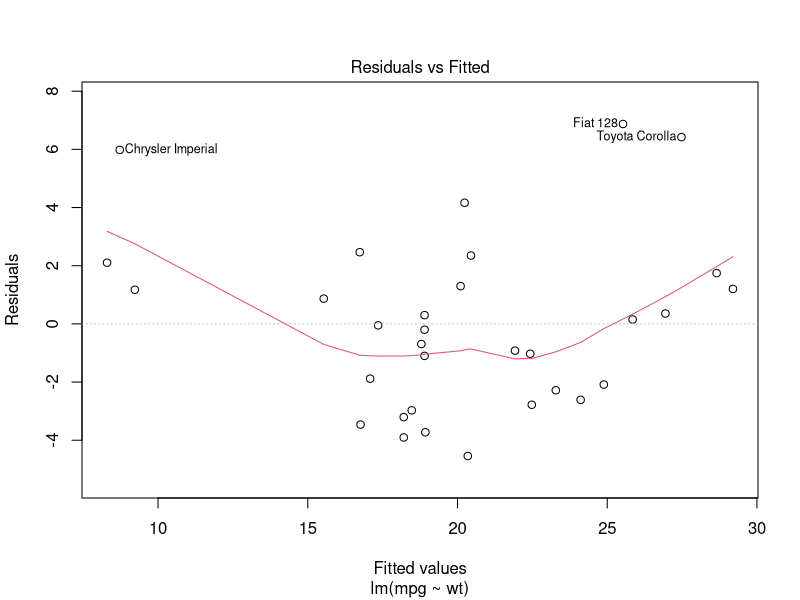
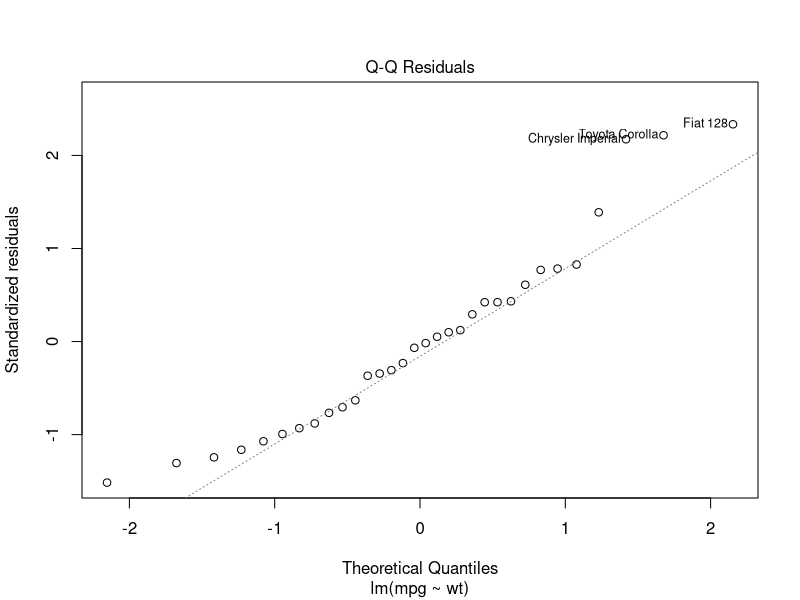
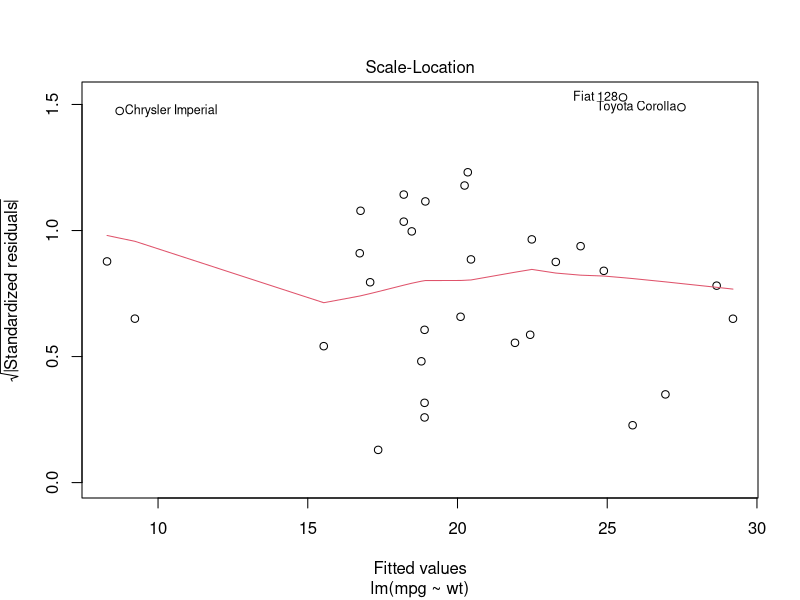
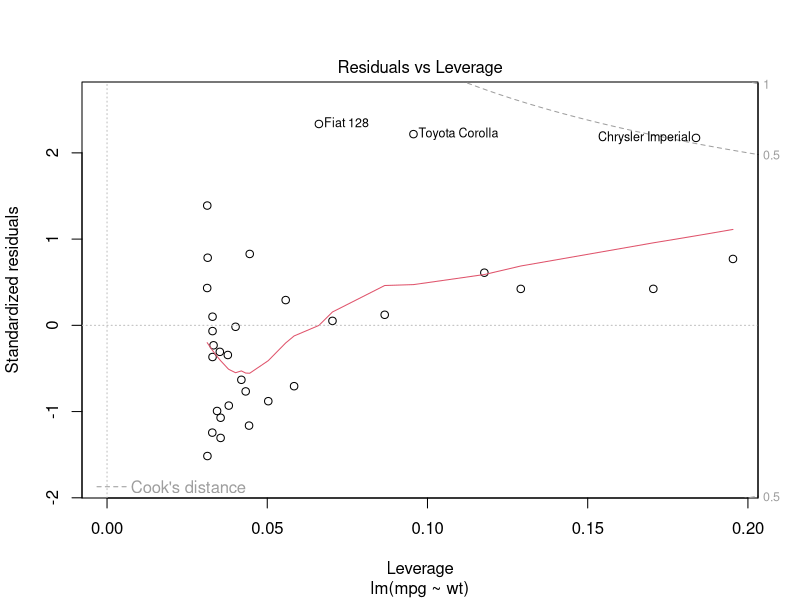
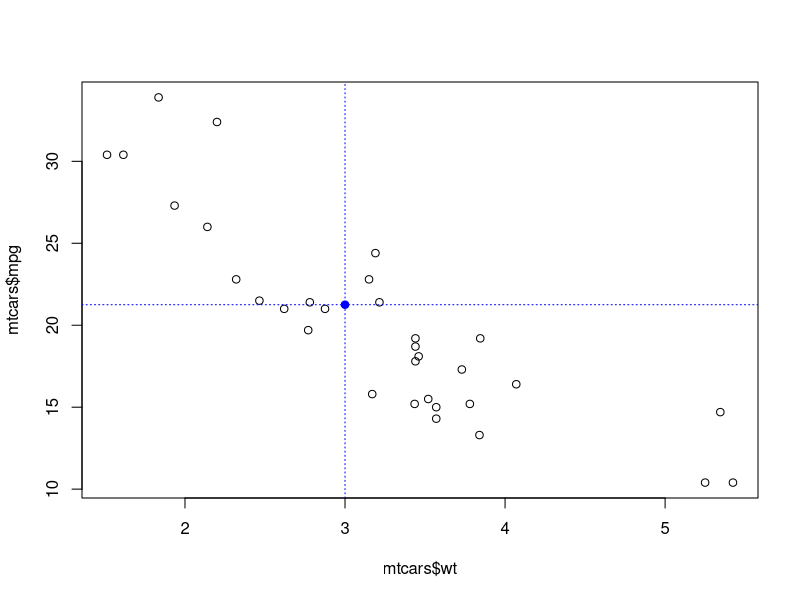
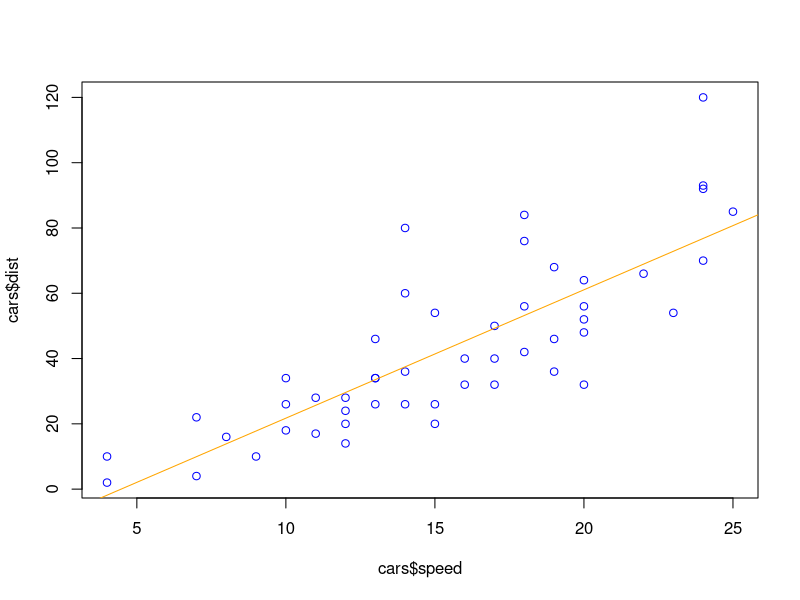
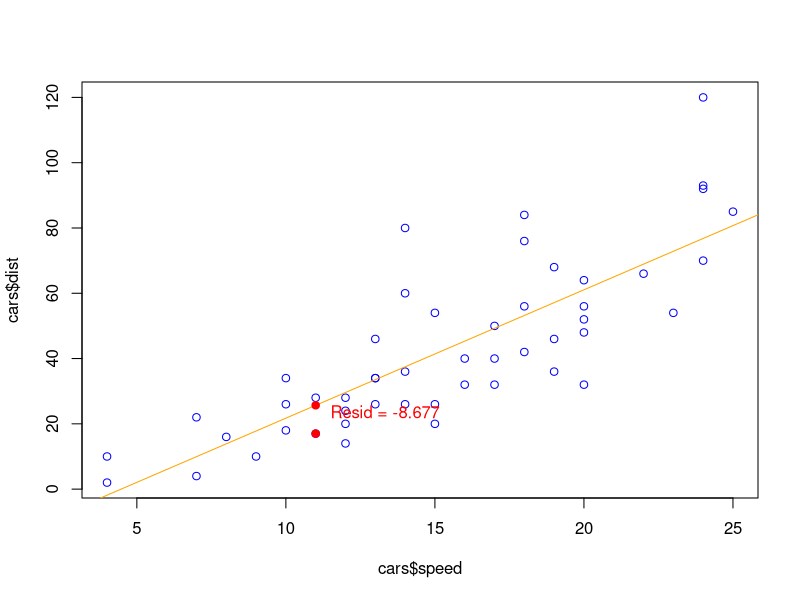
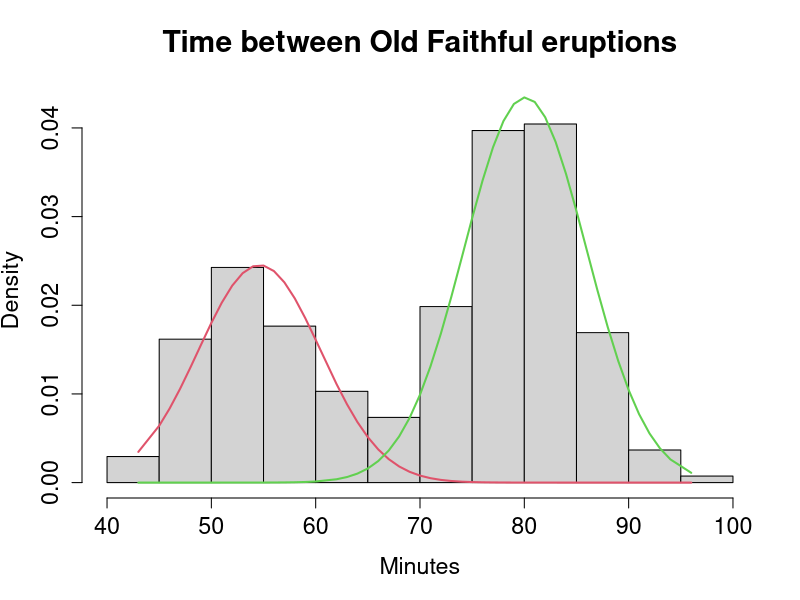

Generate these figures, in order, with R:
## ---- chunk 1
options(htmltools.dir.version = FALSE)
## ---- chunk 2
lm1 <- lm(mpg ~ wt, data = mtcars)
## ---- chunk 3
summary(lm1)
## ---- chunk 4
plot(lm1, which = 1:2)
## ---- chunk 5
plot(lm1, which = c(3,5))
## ---- chunk 6
confint(lm1)
predict(object = lm1, newdata = data.frame(wt = 3))
## ---- chunk 7
new_mpg <- predict(object = lm1, newdata = data.frame(wt = 3))
plot(x = mtcars$wt, y = mtcars$mpg)
points(x = 3, y = new_mpg, col = "blue", pch = 19)
abline(v = 3, lty = 'dotted', col = 'blue')
abline(h = new_mpg, lty = 'dotted', col = 'blue')
## ---- chunk 8
plot(cars$speed, cars$dist, col = 'blue')
lm2 <- lm(dist ~ speed, data = cars)
abline(lm2, col= "orange")
## ---- chunk 9
coefficients(lm2)
confint(lm2)
#str(lm2)
lm2$residuals[10]
## ---- chunk 10
plot(cars$speed, cars$dist, col = 'blue')
abline(lm2, col = 'orange')
points(cars$speed[10], cars$dist[10], col = 'red', pch = 19)
new_y <- predict(lm2, newdata = data.frame(speed = cars$speed[10]))
points(cars$speed[10], new_y, col = 'red', pch = 19)
text(x = cars$speed[10] + .5, y = mean(new_y, cars$dist[10]) - 2, col = ' red',
  labels = paste('Resid =', round(cars$dist[10] - new_y, 3)), adj = c(0,0.5))

## ---- chunk 11
# install.packages(mixtools)
library(mixtools)
set.seed(12345)
wait1 <- normalmixEM(faithful$waiting, lambda = .5, mu = c(55, 80), sigma = 5)
summary(wait1)

## ---- chunk 12
# install.packages(mixtools)
plot(wait1, density = TRUE, cex.axis = 1.4, cex.lab = 1.4, cex.main = 1.8, 
  main2 = "Time between Old Faithful eruptions", xlab2 = "Minutes", which = 2)
